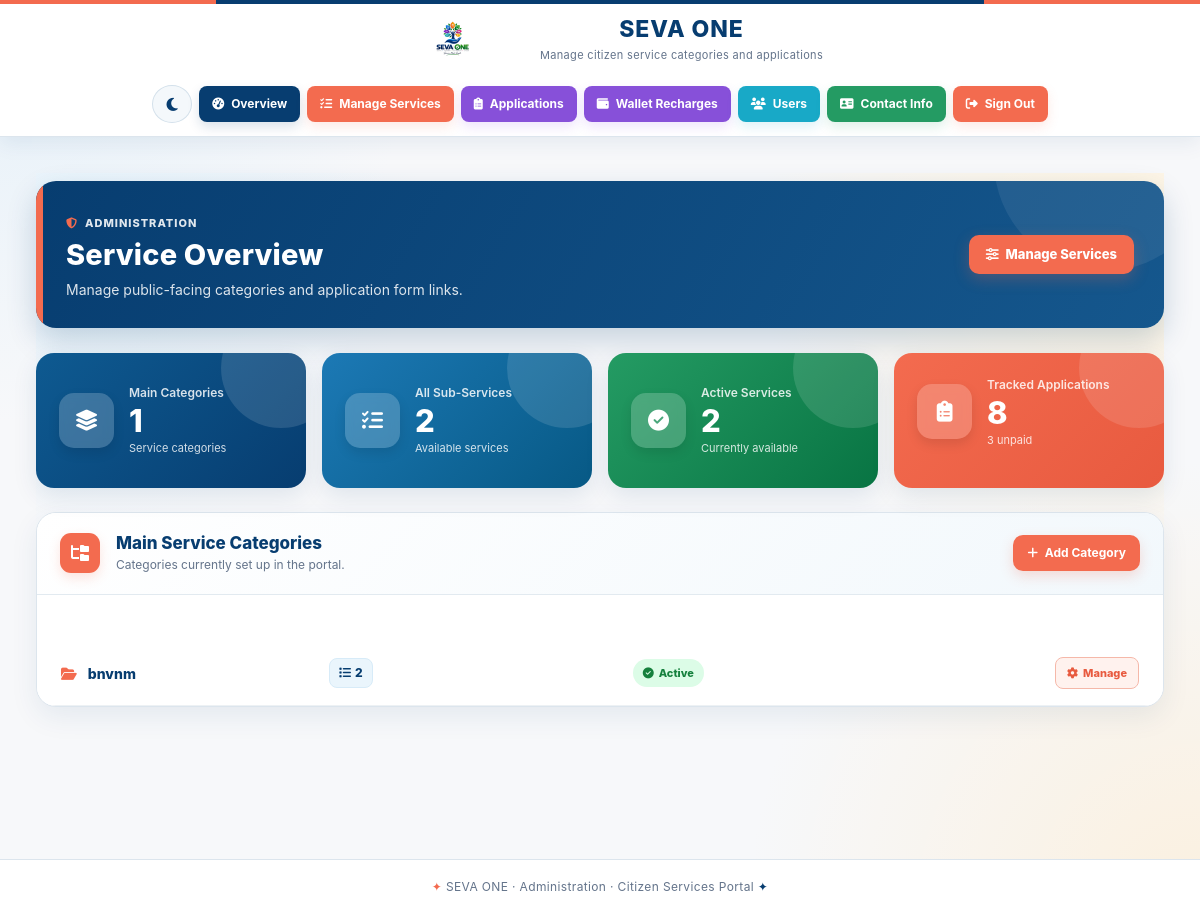
The app's page /admin_dashboard/ (signed in) with its own data.
### med/models.py (models this page shows, shortened)
class MainService(models.Model):
    name = models.CharField(max_length=150, unique=True)
    description = models.TextField(blank=True)
    is_active = models.BooleanField(default=True)
    class Meta:
        ordering = ["name"]

### med/views.py (the view)
# urls.py: path('admin_dashboard/', views.admin_dashboard),
@user_passes_test(lambda user: user.is_superuser, login_url="/login/")
def admin_dashboard(request):
    main_services = MainService.objects.prefetch_related("services").all()
    return render(request, "admin_dashboard.html", {
        "main_services": main_services,
        "main_service_count": MainService.objects.count(),
        "service_count": Service.objects.count(),
        "active_service_count": Service.objects.filter(is_active=True).count(),
        "application_count": ServiceApplication.objects.count(),
        "unpaid_application_count": ServiceApplication.objects.filter(
            payment_status="unpaid"
        ).count(),
    })

### med/templates/admin_dashboard.html (shortened to what this page needs)
{% extends 'admin_base.html' %}
{% block content %}
<div class="overview-page">
    <header
        class="overview-header d-flex flex-wrap justify-content-between align-items-center gap-3">
        <div class="overview-header-content">
            <div class="overview-label">
                <i class="fa-solid fa-shield-halved"></i>
                Administration
            </div>
            <h1 class="overview-title">
                Service Overview
            </h1>
            <p class="overview-description">
                Manage public-facing categories and application
                form links.
            </p>
        </div>
        <div class="overview-actions">
            <a
                class="manage-btn"
                href="{% url 'manage_services' %}">
                <i class="fa-solid fa-sliders me-1"></i>
                Manage Services
            </a>
        </div>
    </header>
    <div class="row g-3 mb-4">
        <div class="col-sm-6 col-xl-3">
            <div class="stat-card stat-purple h-100">
                <div class="stat-card-body">
                    <div class="stat-icon">
                        <i class="fa-solid fa-layer-group"></i>
                    </div>
                    <div>
                        <div class="stat-label">
                            Main Categories
                        </div>
                        <div class="stat-number">
                            {{ main_service_count }}
                        </div>
                        <div class="stat-extra">
                            Service categories
                        </div>
                    </div>
                </div>
            </div>
        </div>
        <div class="col-sm-6 col-xl-3">
            <div class="stat-card stat-blue h-100">
                <div class="stat-card-body">
                    <div class="stat-icon">
                        <i class="fa-solid fa-list-check"></i>
                    </div>
                    <div>
                        <div class="stat-label">
                            All Sub-Services
                        </div>
                        <div class="stat-number">
                            {{ service_count }}
                        </div>
                        <div class="stat-extra">
                            Available services
                        </div>
                    </div>
                </div>
            </div>
        </div>
        <div class="col-sm-6 col-xl-3">
            <div class="stat-card stat-green h-100">
                <div class="stat-card-body">
                    <div class="stat-icon">
                        <i class="fa-solid fa-circle-check"></i>
                    </div>
                    <div>
                        <div class="stat-label">
                            Active Services
                        </div>
                        <div class="stat-number">
                            {{ active_service_count }}
                        </div>
                        <div class="stat-extra">
                            Currently available
                        </div>
                    </div>
                </div>
            </div>
        </div>
        <div class="col-sm-6 col-xl-3">
            <a
                class="application-link"
                href="{% url 'manage_applications' %}">
                <div class="stat-card stat-orange h-100">
                    <div class="stat-card-body">
                        <div class="stat-icon">
                            <i class="fa-solid fa-clipboard-list"></i>
                        </div>
                        <div>
                            <div class="stat-label">
                                Tracked Applications
                            </div>
                            <div class="stat-number">
                                {{ application_count }}
                            </div>
                            <div class="stat-extra">
                                {{ unpaid_application_count }} unpaid
                            </div>
                        </div>
                    </div>
                </div>
            </a>
        </div>
    </div>
    <section class="services-card">
        <div
            class="services-card-header
                   d-flex
                   flex-wrap
                   justify-content-between
                   align-items-center
                   gap-3">
            <div class="d-flex align-items-center gap-3">
                <div class="section-icon">
                    <i class="fa-solid fa-folder-tree"></i>
                </div>
                <div>
                    <h2 class="section-title">
                        Main Service Categories
                    </h2>
                    <p class="section-description">
                        Categories currently set up in the portal.
                    </p>
                </div>
            </div>
            <a
                class="add-category-btn"
                href="{% url 'add_main_service' %}">
                <i class="fa-solid fa-plus me-1"></i>
                Add Category
            </a>
        </div>
        <div class="table-responsive">
            <table
                class="table services-table align-middle mb-0">
                <thead>
                    <tr>
                        <th class="ps-4">
                        </th>
                        <th>
                        </th>
                        <th>
                        </th>
                        <th class="text-end pe-4">
                        </th>
                    </tr>
                </thead>
                <tbody>
                    {% for main in main_services %}
                    <tr>
                        <td class="ps-4">
                            <div class="category-name">
                                <i
                                    class="fa-solid
                                           fa-folder-open
                                           me-2">
                                </i>
                                {{ main.name }}
                            </div>
                        </td>
                        <td>
                            <span class="service-count">
                                <i class="fa-solid fa-list me-1"></i>
                                {{ main.services.count }}
                            </span>
                        </td>
                        <td>
                            {% if main.is_active %}
                            <span class="status-active">
                                <i class="fa-solid fa-circle-check"></i>
                                Active
                            </span>
                            {% else %}
                            <span class="status-hidden">
                                <i class="fa-solid fa-eye-slash"></i>
                                Hidden
                            </span>
                            {% endif %}
                        </td>
                        <td class="text-end pe-4">
                            <a
                                class="manage-small-btn"
                                href="{% url 'manage_services' %}">
                                <i class="fa-solid fa-gear"></i>
                                Manage
                            </a>
                        </td>
                    </tr>
                    {% endfor %}
                </tbody>
            </table>
        </div>
    </section>
</div>
{% endblock %}

### med/templates/theme_toggle.html (style rules this page uses)
:root { --navy: #073D70; --navy-dark: #123F78; --navy-light: #174EA6; --coral: #E86B4C; --coral-dark: #D95638; --coral-soft: #FFF0EB; --cream: #FFF4DF; --cream-dark: #FFE8C4; --blue-light: #E9F5FC; --blue-border: #D7EBF8; --text: #172033; --muted: #64748B; --border: #DCE5ED; --theme-bg: #F8FBFD; --theme-surface: #FFFFFF; --theme-surface-raised: #F5F9FC; --theme-ink: #172033; --theme-muted: #64748B; --theme-link: #174EA6; --theme-input: #FFFFFF; }

### med/templates/admin_base.html (style rules this page uses)
:root { --seva-navy: #073D70; --seva-navy-dark: #123F78; --seva-navy-light: #1D5A94; --seva-coral: #F36B4F; --seva-coral-dark: #E85A3F; --seva-coral-light: #FF8A70; --seva-cream: #FFF4DF; --seva-cream-dark: #FFE8C4; --seva-blue-bg: #E9F5FC; --seva-blue-soft: #DFEEF9; --seva-green: #249B63; --seva-green-light: #E9F7F1; --seva-purple: #8B4DE8; --seva-purple-light: #F1EAFE; --seva-cyan: #18A9C7; --seva-cyan-light: #E5F8FC; --seva-orange: #E89A16; --seva-orange-light: #FFF4DA; --seva-red: #DC3F3F; --seva-red-light: #FDECEC; --seva-text: #17324D; --seva-muted: #64748B; --seva-border: #DCE5ED; --seva-page: #F7F8FA; --seva-white: #FFFFFF; --seva-shadow: 0 10px 28px rgba(7,61,112,.09); }
* { box-sizing: border-box; }
html { scroll-behavior: smooth; }
body { margin: 0; padding: 0; min-height: 100vh; font-family: Inter, "Segoe UI", Arial, sans-serif; color: var(--seva-text); background: radial-gradient( circle at 0% 0%, rgba(223,238,249,.75), transparent 28% ), radial-gradient( circle at 100% 100%, rgba(255,232,196,.50), transparent 30% ), var(--seva-page); }
.table { margin-bottom: 0; }
.table thead { background: var(--seva-navy); color: #FFFFFF; }
.table thead th { border: none; padding: 13px; font-size: 12px; font-weight: 750; }
.table tbody td { padding: 13px; vertical-align: middle; }
.table tbody tr { transition: background .2s ease; }

### records on screen
MainService: name "bnvnm", services.count "2", is_active True (drawn)

### other values on screen
{{ main_service_count }} "1"
{{ service_count }} "2"
{{ active_service_count }} "2"
{{ application_count }} "8"
{{ unpaid_application_count }} "3"
